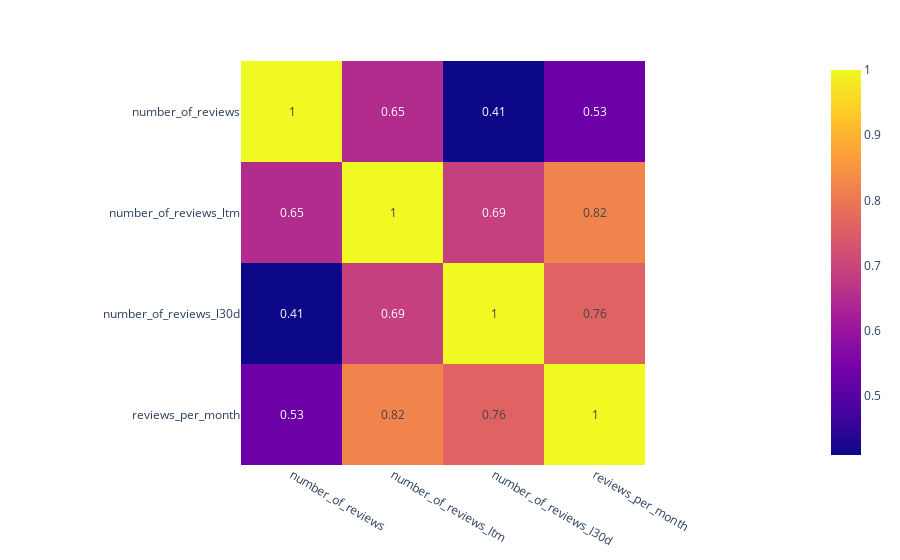

The notebook cell this image was saved under:
### Markdown cell above
Now **Reviews attributes:**

number_of_reviews
number_of_reviews_ltm
number_of_reviews_l30d
reviews_per_month

### Code cell
corrmat = df_listings[['number_of_reviews',\
                        'number_of_reviews_ltm',\
                        'number_of_reviews_l30d',\
                        'reviews_per_month']].corr()

fig = px.imshow(corrmat.round(2), 
            text_auto=True
            );
fig.show()

### Figure 1 — Plotly figure (JSON) as saved in the notebook; plotly's stock layout.template omitted (floating-point values rounded to 4 significant figures)
{"data": [{"coloraxis": "coloraxis", "hovertemplate": "x: %{x}<br>y: %{y}<br>color: %{z}<extra></extra>", "name": "0", "texttemplate": "%{z}", "type": "heatmap", "x": ["number_of_reviews", "number_of_reviews_ltm", "number_of_reviews_l30d", "reviews_per_month"], "xaxis": "x", "y": ["number_of_reviews", "number_of_reviews_ltm", "number_of_reviews_l30d", "reviews_per_month"], "yaxis": "y", "z": [[1, 0.65, 0.41, 0.53], [0.65, 1, 0.69, 0.82], [0.41, 0.69, 1, 0.76], [0.53, 0.82, 0.76, 1]]}], "layout": {"coloraxis": {"colorscale": [[0, "#0d0887"], [0.1111, "#46039f"], [0.2222, "#7201a8"], [0.3333, "#9c179e"], [0.4444, "#bd3786"], [0.5556, "#d8576b"], [0.6667, "#ed7953"], [0.7778, "#fb9f3a"], [0.8889, "#fdca26"], [1, "#f0f921"]]}, "margin": {"t": 60}, "xaxis": {"anchor": "y", "constrain": "domain", "domain": [0, 1], "scaleanchor": "y"}, "yaxis": {"anchor": "x", "autorange": "reversed", "constrain": "domain", "domain": [0, 1]}}}
